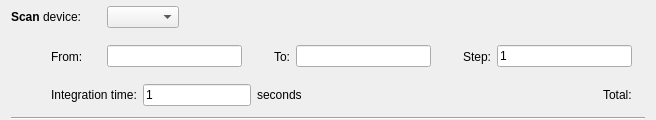
<?xml version="1.0" encoding="UTF-8"?>
<ui version="4.0">
 <class>Form</class>
 <widget class="QWidget" name="Form">
  <property name="geometry">
   <rect>
    <x>0</x>
    <y>0</y>
    <width>656</width>
    <height>120</height>
   </rect>
  </property>
  <property name="windowTitle">
   <string>Form</string>
  </property>
  <layout class="QVBoxLayout" name="verticalLayout">
   <property name="topMargin">
    <number>0</number>
   </property>
   <property name="bottomMargin">
    <number>0</number>
   </property>
   <item>
    <layout class="QHBoxLayout" name="horizontalLayout">
     <item>
      <widget class="QLabel" name="label">
       <property name="minimumSize">
        <size>
         <width>90</width>
         <height>0</height>
        </size>
       </property>
       <property name="text">
        <string>&lt;html&gt;&lt;head/&gt;&lt;body&gt;&lt;p&gt;&lt;span style=&quot; font-weight:600;&quot;&gt;Scan&lt;/span&gt; device:&lt;/p&gt;&lt;/body&gt;&lt;/html&gt;</string>
       </property>
      </widget>
     </item>
     <item>
      <widget class="QComboBox" name="device"/>
     </item>
     <item>
      <spacer name="horizontalSpacer">
       <property name="orientation">
        <enum>Qt::Horizontal</enum>
       </property>
       <property name="sizeHint" stdset="0">
        <size>
         <width>40</width>
         <height>20</height>
        </size>
       </property>
      </spacer>
     </item>
     <item>
      <widget class="QWidget" name="buttons" native="true">
       <property name="minimumSize">
        <size>
         <width>156</width>
         <height>34</height>
        </size>
       </property>
      </widget>
     </item>
    </layout>
   </item>
   <item>
    <layout class="QHBoxLayout" name="horizontalLayout_2">
     <item>
      <spacer name="horizontalSpacer_2">
       <property name="orientation">
        <enum>Qt::Horizontal</enum>
       </property>
       <property name="sizeType">
        <enum>QSizePolicy::Fixed</enum>
       </property>
       <property name="sizeHint" stdset="0">
        <size>
         <width>40</width>
         <height>20</height>
        </size>
       </property>
      </spacer>
     </item>
     <item>
      <widget class="QLabel" name="label_2">
       <property name="minimumSize">
        <size>
         <width>50</width>
         <height>0</height>
        </size>
       </property>
       <property name="text">
        <string>From:</string>
       </property>
      </widget>
     </item>
     <item>
      <widget class="QLineEdit" name="start"/>
     </item>
     <item>
      <widget class="QLabel" name="unit1">
       <property name="text">
        <string/>
       </property>
      </widget>
     </item>
     <item>
      <spacer name="horizontalSpacer_5">
       <property name="orientation">
        <enum>Qt::Horizontal</enum>
       </property>
       <property name="sizeType">
        <enum>QSizePolicy::Fixed</enum>
       </property>
       <property name="sizeHint" stdset="0">
        <size>
         <width>13</width>
         <height>13</height>
        </size>
       </property>
      </spacer>
     </item>
     <item>
      <widget class="QLabel" name="label_3">
       <property name="text">
        <string>To:</string>
       </property>
      </widget>
     </item>
     <item>
      <widget class="QLineEdit" name="stop"/>
     </item>
     <item>
      <widget class="QLabel" name="unit2">
       <property name="text">
        <string/>
       </property>
      </widget>
     </item>
     <item>
      <spacer name="horizontalSpacer_7">
       <property name="orientation">
        <enum>Qt::Horizontal</enum>
       </property>
       <property name="sizeType">
        <enum>QSizePolicy::Fixed</enum>
       </property>
       <property name="sizeHint" stdset="0">
        <size>
         <width>13</width>
         <height>13</height>
        </size>
       </property>
      </spacer>
     </item>
     <item>
      <widget class="QLabel" name="label_4">
       <property name="text">
        <string>Step:</string>
       </property>
      </widget>
     </item>
     <item>
      <widget class="QLineEdit" name="step">
       <property name="text">
        <string>1</string>
       </property>
      </widget>
     </item>
     <item>
      <widget class="QLabel" name="unit3">
       <property name="text">
        <string/>
       </property>
      </widget>
     </item>
    </layout>
   </item>
   <item>
    <layout class="QHBoxLayout" name="horizontalLayout_3">
     <item>
      <spacer name="horizontalSpacer_4">
       <property name="orientation">
        <enum>Qt::Horizontal</enum>
       </property>
       <property name="sizeType">
        <enum>QSizePolicy::Fixed</enum>
       </property>
       <property name="sizeHint" stdset="0">
        <size>
         <width>40</width>
         <height>20</height>
        </size>
       </property>
      </spacer>
     </item>
     <item>
      <widget class="QLabel" name="label_5">
       <property name="text">
        <string>Integration time:</string>
       </property>
      </widget>
     </item>
     <item>
      <widget class="QLineEdit" name="delta">
       <property name="sizePolicy">
        <sizepolicy hsizetype="Preferred" vsizetype="Fixed">
         <horstretch>0</horstretch>
         <verstretch>0</verstretch>
        </sizepolicy>
       </property>
       <property name="text">
        <string>1</string>
       </property>
      </widget>
     </item>
     <item>
      <widget class="QLabel" name="label_6">
       <property name="text">
        <string>seconds</string>
       </property>
      </widget>
     </item>
     <item>
      <spacer name="horizontalSpacer_3">
       <property name="orientation">
        <enum>Qt::Horizontal</enum>
       </property>
       <property name="sizeHint" stdset="0">
        <size>
         <width>40</width>
         <height>20</height>
        </size>
       </property>
      </spacer>
     </item>
     <item>
      <widget class="QLabel" name="totalLabel">
       <property name="text">
        <string>Total:</string>
       </property>
      </widget>
     </item>
     <item>
      <spacer name="horizontalSpacer_6">
       <property name="orientation">
        <enum>Qt::Horizontal</enum>
       </property>
       <property name="sizeType">
        <enum>QSizePolicy::Fixed</enum>
       </property>
       <property name="sizeHint" stdset="0">
        <size>
         <width>13</width>
         <height>1</height>
        </size>
       </property>
      </spacer>
     </item>
    </layout>
   </item>
   <item>
    <widget class="Line" name="line">
     <property name="orientation">
      <enum>Qt::Horizontal</enum>
     </property>
    </widget>
   </item>
  </layout>
 </widget>
 <tabstops>
  <tabstop>device</tabstop>
  <tabstop>start</tabstop>
  <tabstop>stop</tabstop>
 </tabstops>
 <resources>
  <include location="../../../../resources/nicos-gui.qrc"/>
 </resources>
 <connections/>
</ui>
